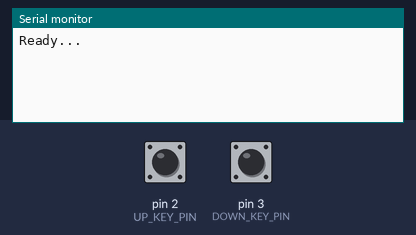
Recording of a sketch running on a simulated Arduino Uno, built with avr-gcc and run on an emulated ATmega328P. Shown: the last lines printed to the serial monitor. The test bench sets the inputs (shaded band); at power-on: pin 2 (UP_KEY_PIN) HIGH, pin 3 (DOWN_KEY_PIN) HIGH.

Above: at 1.2 s.
1.3 s: pin 2 (UP_KEY_PIN) pulled LOW for 0.15 s
At 1.9 s:
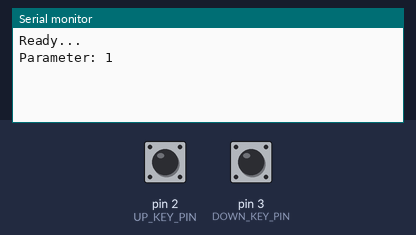
2.9 s: pin 3 (DOWN_KEY_PIN) pulled LOW for 0.15 s
At 4.2 s:
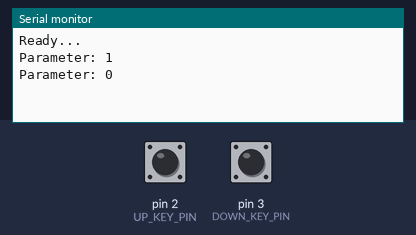
4.5 s: pin 2 (UP_KEY_PIN) pulled LOW for 1 s
At 6.8 s:
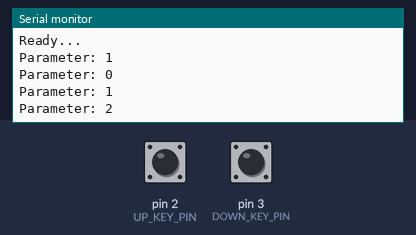
Timing chart, 0 to 8.3 s (numbered marks = the images above; inputs shaded):
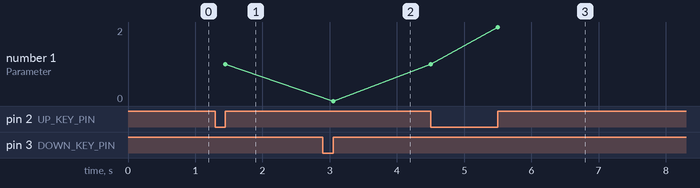

Measured:
- after the input at 1.3 s, the serial monitor: prints a new line after 0.15 s (image 1)
- after the input at 2.9 s, the serial monitor: prints a new line after 0.15 s (image 2)
- after the input at 4.5 s, the serial monitor: prints a new line at once (image 3)
- plotted number 1: 1 → 0 after the input at 2.9 s, 0 → 2 after the input at 4.5 s

The sketch:

P04_TasterEntprellen_ExtInt.ino
```cpp
#include <Arduino.h>
#include <avr/interrupt.h>

void upKeyPressed();
void downKeyPressed();

const int UP_KEY_PIN = 2;
const int DOWN_KEY_PIN = 3;
const int DEBOUNCE_TIME = 30;

uint32_t actTime = 0;

volatile int16_t parameter = 0;
volatile int16_t lastp = 0;
volatile int32_t lastUpKeyTime = 0;
volatile int32_t lastDownKeyTime = 0;

// LOW = 0x0 = 0
// HIGH = 0x1 = 1
volatile int16_t upKeyState = LOW;
volatile int16_t downKeyState = LOW;

void setup() {
  Serial.begin(9600);

  upKeyState = digitalRead(UP_KEY_PIN);
  downKeyState = digitalRead(DOWN_KEY_PIN);

  attachInterrupt(digitalPinToInterrupt(UP_KEY_PIN), upKeyPressed, CHANGE);
  attachInterrupt(digitalPinToInterrupt(DOWN_KEY_PIN), downKeyPressed, CHANGE);
  sei();
  Serial.println("Ready...");
}

void loop() {
  actTime = millis();

  if (lastp != parameter) {
    Serial.print("Parameter: ");
    Serial.println(parameter);
    lastp = parameter;
  }
  if (digitalRead(UP_KEY_PIN) == LOW && upKeyState == HIGH && actTime - lastUpKeyTime > DEBOUNCE_TIME) {
    upKeyState = LOW;
  }
  if (digitalRead(DOWN_KEY_PIN) == LOW && downKeyState == HIGH && actTime - lastDownKeyTime > DEBOUNCE_TIME) {
    downKeyState = LOW;
  }
}

void upKeyPressed() {
  uint32_t currentTime = millis();
  if (upKeyState == LOW && currentTime - lastUpKeyTime > DEBOUNCE_TIME) {
    parameter++;
    upKeyState = HIGH;
  } else {
    upKeyState = LOW;
  }
  lastUpKeyTime = currentTime;
}

void downKeyPressed() {
  uint32_t currentTime = millis();
  if (downKeyState == LOW && currentTime - lastDownKeyTime > DEBOUNCE_TIME) {
    parameter--;
    downKeyState = HIGH;
  } else {
    upKeyState = LOW;
  }
  lastDownKeyTime = currentTime;
}
```
